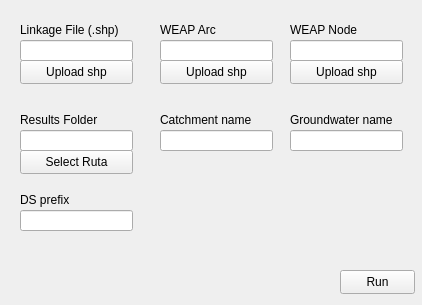
<?xml version="1.0" encoding="UTF-8"?>
<ui version="4.0">
 <class>Form</class>
 <widget class="QWidget" name="Form">
  <property name="geometry">
   <rect>
    <x>0</x>
    <y>0</y>
    <width>422</width>
    <height>305</height>
   </rect>
  </property>
  <property name="windowTitle">
   <string>Form</string>
  </property>
  <widget class="QLabel" name="label">
   <property name="geometry">
    <rect>
     <x>20</x>
     <y>20</y>
     <width>101</width>
     <height>20</height>
    </rect>
   </property>
   <property name="text">
    <string>Linkage File (.shp)</string>
   </property>
  </widget>
  <widget class="QLineEdit" name="lineEdit_linkage">
   <property name="geometry">
    <rect>
     <x>20</x>
     <y>40</y>
     <width>113</width>
     <height>21</height>
    </rect>
   </property>
  </widget>
  <widget class="QPushButton" name="btn_explore_linkage">
   <property name="geometry">
    <rect>
     <x>20</x>
     <y>60</y>
     <width>113</width>
     <height>24</height>
    </rect>
   </property>
   <property name="text">
    <string>Upload shp</string>
   </property>
  </widget>
  <widget class="QLabel" name="label_2">
   <property name="geometry">
    <rect>
     <x>160</x>
     <y>20</y>
     <width>101</width>
     <height>20</height>
    </rect>
   </property>
   <property name="text">
    <string>WEAP Arc</string>
   </property>
  </widget>
  <widget class="QLineEdit" name="lineEdit_arc">
   <property name="geometry">
    <rect>
     <x>160</x>
     <y>40</y>
     <width>113</width>
     <height>21</height>
    </rect>
   </property>
  </widget>
  <widget class="QPushButton" name="btn_explore_arc">
   <property name="geometry">
    <rect>
     <x>160</x>
     <y>60</y>
     <width>113</width>
     <height>24</height>
    </rect>
   </property>
   <property name="text">
    <string>Upload shp</string>
   </property>
  </widget>
  <widget class="QLabel" name="label_3">
   <property name="geometry">
    <rect>
     <x>290</x>
     <y>20</y>
     <width>101</width>
     <height>20</height>
    </rect>
   </property>
   <property name="text">
    <string>WEAP Node</string>
   </property>
  </widget>
  <widget class="QLineEdit" name="lineEdit_node">
   <property name="geometry">
    <rect>
     <x>290</x>
     <y>40</y>
     <width>113</width>
     <height>21</height>
    </rect>
   </property>
  </widget>
  <widget class="QPushButton" name="btn_explore_node">
   <property name="geometry">
    <rect>
     <x>290</x>
     <y>60</y>
     <width>113</width>
     <height>24</height>
    </rect>
   </property>
   <property name="text">
    <string>Upload shp</string>
   </property>
  </widget>
  <widget class="QLabel" name="label_4">
   <property name="geometry">
    <rect>
     <x>20</x>
     <y>110</y>
     <width>101</width>
     <height>20</height>
    </rect>
   </property>
   <property name="text">
    <string>Results Folder</string>
   </property>
  </widget>
  <widget class="QLineEdit" name="lineEdit_folder">
   <property name="geometry">
    <rect>
     <x>20</x>
     <y>130</y>
     <width>113</width>
     <height>21</height>
    </rect>
   </property>
  </widget>
  <widget class="QPushButton" name="btn_explore_folder">
   <property name="geometry">
    <rect>
     <x>20</x>
     <y>150</y>
     <width>113</width>
     <height>24</height>
    </rect>
   </property>
   <property name="text">
    <string>Select Ruta</string>
   </property>
  </widget>
  <widget class="QLabel" name="label_5">
   <property name="geometry">
    <rect>
     <x>160</x>
     <y>110</y>
     <width>113</width>
     <height>20</height>
    </rect>
   </property>
   <property name="text">
    <string>Catchment name</string>
   </property>
  </widget>
  <widget class="QLineEdit" name="lineEdit_catchment">
   <property name="geometry">
    <rect>
     <x>160</x>
     <y>130</y>
     <width>113</width>
     <height>21</height>
    </rect>
   </property>
  </widget>
  <widget class="QLabel" name="label_6">
   <property name="geometry">
    <rect>
     <x>290</x>
     <y>110</y>
     <width>113</width>
     <height>20</height>
    </rect>
   </property>
   <property name="autoFillBackground">
    <bool>false</bool>
   </property>
   <property name="text">
    <string>Groundwater name</string>
   </property>
  </widget>
  <widget class="QLineEdit" name="lineEdit_groundwater">
   <property name="geometry">
    <rect>
     <x>290</x>
     <y>130</y>
     <width>113</width>
     <height>21</height>
    </rect>
   </property>
  </widget>
  <widget class="QLabel" name="label_7">
   <property name="geometry">
    <rect>
     <x>20</x>
     <y>190</y>
     <width>113</width>
     <height>20</height>
    </rect>
   </property>
   <property name="text">
    <string>DS prefix</string>
   </property>
  </widget>
  <widget class="QLineEdit" name="lineEdit_ds_prefix">
   <property name="geometry">
    <rect>
     <x>20</x>
     <y>210</y>
     <width>113</width>
     <height>21</height>
    </rect>
   </property>
  </widget>
  <widget class="QPushButton" name="btn_run">
   <property name="geometry">
    <rect>
     <x>340</x>
     <y>270</y>
     <width>75</width>
     <height>24</height>
    </rect>
   </property>
   <property name="text">
    <string>Run</string>
   </property>
  </widget>
 </widget>
 <resources/>
 <connections/>
</ui>
